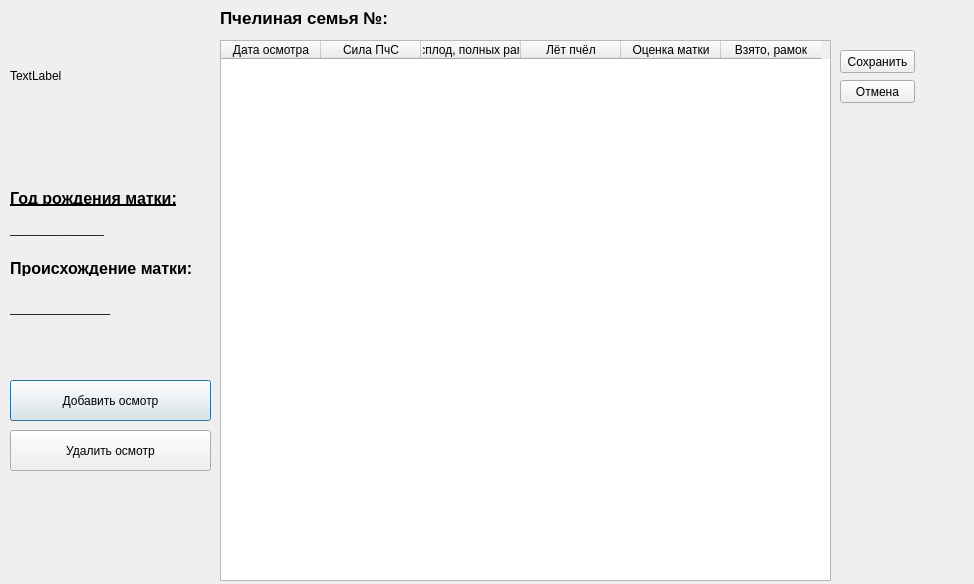
<?xml version="1.0" encoding="UTF-8"?>
<ui version="4.0">
 <class>Dialog</class>
 <widget class="QDialog" name="Dialog">
  <property name="geometry">
   <rect>
    <x>0</x>
    <y>0</y>
    <width>974</width>
    <height>584</height>
   </rect>
  </property>
  <property name="windowTitle">
   <string>Информация о пчелиной семье</string>
  </property>
  <widget class="QLabel" name="foto_label">
   <property name="geometry">
    <rect>
     <x>10</x>
     <y>10</y>
     <width>141</width>
     <height>131</height>
    </rect>
   </property>
   <property name="text">
    <string>TextLabel</string>
   </property>
  </widget>
  <widget class="QLabel" name="label_2">
   <property name="geometry">
    <rect>
     <x>220</x>
     <y>10</y>
     <width>511</width>
     <height>16</height>
    </rect>
   </property>
   <property name="font">
    <font>
     <pointsize>13</pointsize>
     <weight>75</weight>
     <bold>true</bold>
    </font>
   </property>
   <property name="autoFillBackground">
    <bool>true</bool>
   </property>
   <property name="text">
    <string>Пчелиная семья №:</string>
   </property>
   <property name="wordWrap">
    <bool>false</bool>
   </property>
  </widget>
  <widget class="QTableWidget" name="tableWidget">
   <property name="geometry">
    <rect>
     <x>220</x>
     <y>40</y>
     <width>611</width>
     <height>541</height>
    </rect>
   </property>
   <column>
    <property name="text">
     <string>Дата осмотра</string>
    </property>
   </column>
   <column>
    <property name="text">
     <string>Сила ПчС</string>
    </property>
   </column>
   <column>
    <property name="text">
     <string>Расплод, полных рамок</string>
    </property>
   </column>
   <column>
    <property name="text">
     <string>Лёт пчёл</string>
    </property>
   </column>
   <column>
    <property name="text">
     <string>Оценка матки</string>
    </property>
   </column>
   <column>
    <property name="text">
     <string>Взято, рамок</string>
    </property>
   </column>
  </widget>
  <widget class="QLabel" name="label">
   <property name="geometry">
    <rect>
     <x>10</x>
     <y>190</y>
     <width>201</width>
     <height>16</height>
    </rect>
   </property>
   <property name="font">
    <font>
     <pointsize>12</pointsize>
     <weight>75</weight>
     <bold>true</bold>
     <underline>true</underline>
     <strikeout>false</strikeout>
    </font>
   </property>
   <property name="text">
    <string>Год рождения матки:</string>
   </property>
  </widget>
  <widget class="QLabel" name="god_rogdeniy">
   <property name="geometry">
    <rect>
     <x>10</x>
     <y>220</y>
     <width>191</width>
     <height>16</height>
    </rect>
   </property>
   <property name="font">
    <font>
     <pointsize>10</pointsize>
    </font>
   </property>
   <property name="text">
    <string>_____________</string>
   </property>
  </widget>
  <widget class="QLabel" name="label_3">
   <property name="geometry">
    <rect>
     <x>10</x>
     <y>260</y>
     <width>201</width>
     <height>16</height>
    </rect>
   </property>
   <property name="font">
    <font>
     <pointsize>12</pointsize>
     <weight>75</weight>
     <bold>true</bold>
    </font>
   </property>
   <property name="text">
    <string>Происхождение матки:</string>
   </property>
  </widget>
  <widget class="QLabel" name="prois_matki">
   <property name="geometry">
    <rect>
     <x>10</x>
     <y>300</y>
     <width>201</width>
     <height>16</height>
    </rect>
   </property>
   <property name="text">
    <string>_______________</string>
   </property>
  </widget>
  <widget class="QPushButton" name="pushButton">
   <property name="geometry">
    <rect>
     <x>10</x>
     <y>380</y>
     <width>201</width>
     <height>41</height>
    </rect>
   </property>
   <property name="text">
    <string>Добавить осмотр</string>
   </property>
  </widget>
  <widget class="QPushButton" name="pushButton_2">
   <property name="geometry">
    <rect>
     <x>10</x>
     <y>430</y>
     <width>201</width>
     <height>41</height>
    </rect>
   </property>
   <property name="text">
    <string>Удалить осмотр</string>
   </property>
  </widget>
  <widget class="QPushButton" name="pushButton_3">
   <property name="geometry">
    <rect>
     <x>840</x>
     <y>50</y>
     <width>75</width>
     <height>23</height>
    </rect>
   </property>
   <property name="text">
    <string>Сохранить</string>
   </property>
  </widget>
  <widget class="QPushButton" name="pushButton_4">
   <property name="geometry">
    <rect>
     <x>840</x>
     <y>80</y>
     <width>75</width>
     <height>23</height>
    </rect>
   </property>
   <property name="text">
    <string>Отмена</string>
   </property>
  </widget>
 </widget>
 <resources/>
 <connections/>
</ui>
